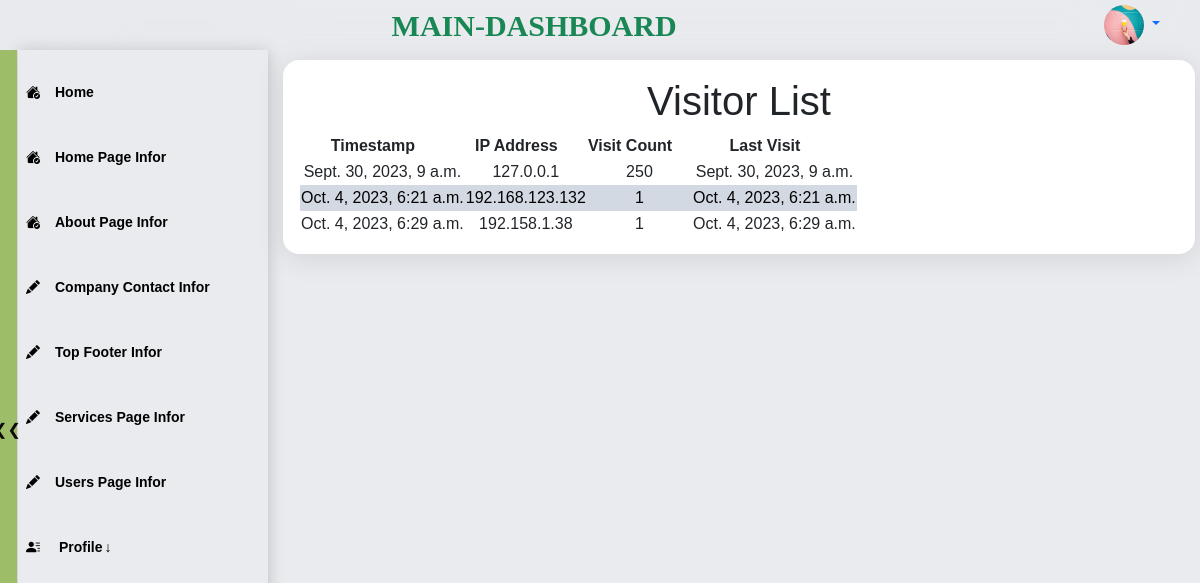
Page /visit-list/ (signed in) on the earlier database version.
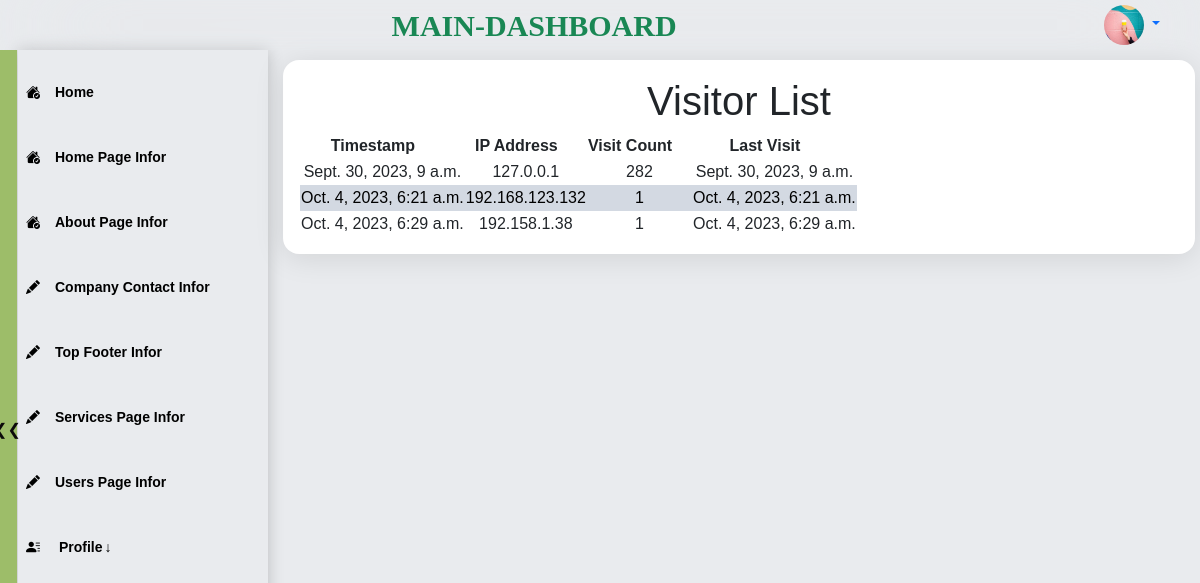
Same page on the later database version.
### visitors_counter/models.py (models this page shows, shortened)
class Visit(models.Model):
    timestamp = models.DateTimeField(default=timezone.now)
    ip_address = models.GenericIPAddressField()
    visit_count = models.PositiveIntegerField(default=1)
    last_visit = models.DateTimeField(default=timezone.now)  # Add this line for last_visit
    @classmethod
    def get_total_visitors_and_visits(cls):
        total_visitors = cls.objects.aggregate(total_visitors=Count('ip_address', distinct=True))
        total_visits = cls.objects.aggregate(total_visits=Sum('visit_count'))
        return total_visitors['total_visitors'], total_visits['total_visits']

### visitors_counter/admin_views/visitors_count_views.py (the view)
# urls.py: path('visit-list/', visit_list, name='visit_list'),
def visit_list(request):
    total_visitors, total_visits = Visit.get_total_visitors_and_visits()
    visitors = Visit.objects.all()
    return render(request, 'maindashboard/visitors_counter/visit_list.html', {
        'visitors': visitors,
        'total_visitors': total_visitors,
        'total_visits': total_visits,
    })

### templates/maindashboard/visitors_counter/visit_list.html (shortened to what this page needs)
{% extends 'maindashboard/dashboard_base.html'  %}
{% load static %}
{% block css %}
<link rel="stylesheet" href="{% static 'css/description.css' %}" type="text/css">
<link rel="stylesheet" href="{% static 'css/contact.css' %}" type="text/css">
{% endblock css %}
{% block content %}
<section class="s2 contact ">
    <div id="contact-page" class="item container">
        <h1>Visitor List</h1>
        <table>
            <thead>
                <tr>
                    <th>Timestamp</th>
                    <th>IP Address</th>
                    <th>Visit Count</th>
                    <th>Last Visit</th>
                </tr>
            </thead>
            <tbody>
                {% for visitor in visitors %}
                <tr>
                    <td>{{ visitor.timestamp }}</td>
                    <td>{{ visitor.ip_address }}</td>
                    <td>{{ visitor.visit_count }}</td>
                    <td>{{ visitor.last_visit }}</td>
                </tr>
                {% endfor %}
            </tbody>
        </table>
    </div>
</section>
{% endblock%}

Differences in the rows shown:
changed Visit "Sept. 30, 2023, 9 a.m.": visit_count "250" → "282"
